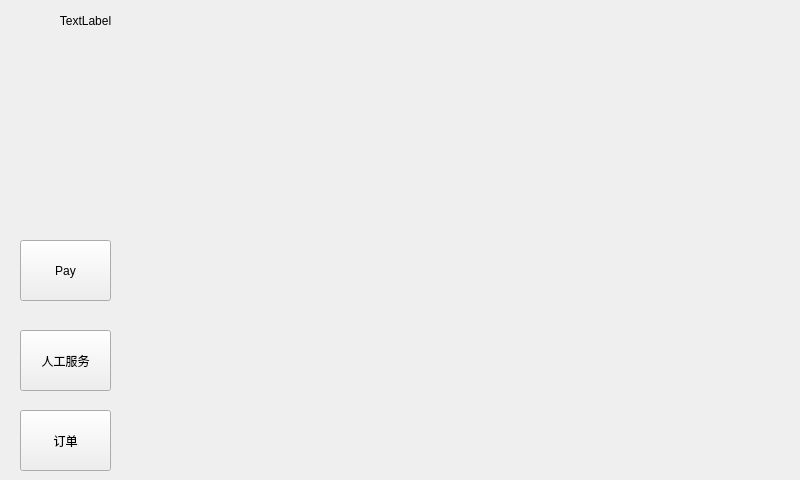
<?xml version="1.0" encoding="UTF-8"?>
<ui version="4.0">
 <class>MainWindow</class>
 <widget class="QMainWindow" name="MainWindow">
  <property name="geometry">
   <rect>
    <x>0</x>
    <y>0</y>
    <width>800</width>
    <height>480</height>
   </rect>
  </property>
  <property name="windowTitle">
   <string>MainWindow</string>
  </property>
  <property name="styleSheet">
   <string notr="true"/>
  </property>
  <widget class="QWidget" name="centralwidget">
   <widget class="dishes" name="widget" native="true">
    <property name="geometry">
     <rect>
      <x>160</x>
      <y>0</y>
      <width>641</width>
      <height>481</height>
     </rect>
    </property>
   </widget>
   <widget class="QPushButton" name="payBt">
    <property name="geometry">
     <rect>
      <x>20</x>
      <y>240</y>
      <width>91</width>
      <height>61</height>
     </rect>
    </property>
    <property name="text">
     <string>Pay</string>
    </property>
   </widget>
   <widget class="QPushButton" name="serverBt">
    <property name="geometry">
     <rect>
      <x>20</x>
      <y>330</y>
      <width>91</width>
      <height>61</height>
     </rect>
    </property>
    <property name="text">
     <string>人工服务</string>
    </property>
   </widget>
   <widget class="QPushButton" name="orderBt">
    <property name="geometry">
     <rect>
      <x>20</x>
      <y>410</y>
      <width>91</width>
      <height>61</height>
     </rect>
    </property>
    <property name="text">
     <string>订单</string>
    </property>
   </widget>
   <widget class="QLabel" name="label">
    <property name="geometry">
     <rect>
      <x>0</x>
      <y>0</y>
      <width>171</width>
      <height>41</height>
     </rect>
    </property>
    <property name="text">
     <string>TextLabel</string>
    </property>
    <property name="alignment">
     <set>Qt::AlignCenter</set>
    </property>
   </widget>
  </widget>
 </widget>
 <customwidgets>
  <customwidget>
   <class>dishes</class>
   <extends>QWidget</extends>
   <header location="global">dishes.h</header>
   <container>1</container>
  </customwidget>
 </customwidgets>
 <resources/>
 <connections/>
</ui>
